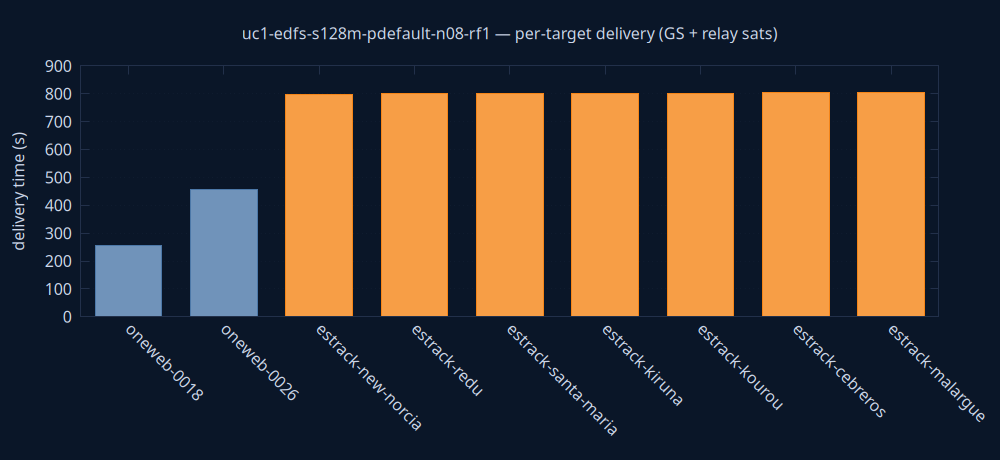

This figure's gnuplot source:
set terminal pngcairo size 1000,460 background rgb '#0a1628'
set output 'delivery.png'
set style fill solid 0.8
set boxwidth 0.7 relative
set border lc rgb '#22304a'
set grid ytics lc rgb '#22304a'
set yrange [0:*]
set ylabel 'delivery time (s)' textcolor rgb '#cdd7ea'
set xtics rotate by -45 textcolor rgb '#cdd7ea'
set ytics textcolor rgb '#cdd7ea'
set title 'uc1-edfs-s128m-pdefault-n08-rf1 — per-target delivery (GS + relay sats)' textcolor rgb '#cdd7ea'
plot 'delivery.dat' using 0:2:3:xtic(1) with boxes lc rgb variable notitle
